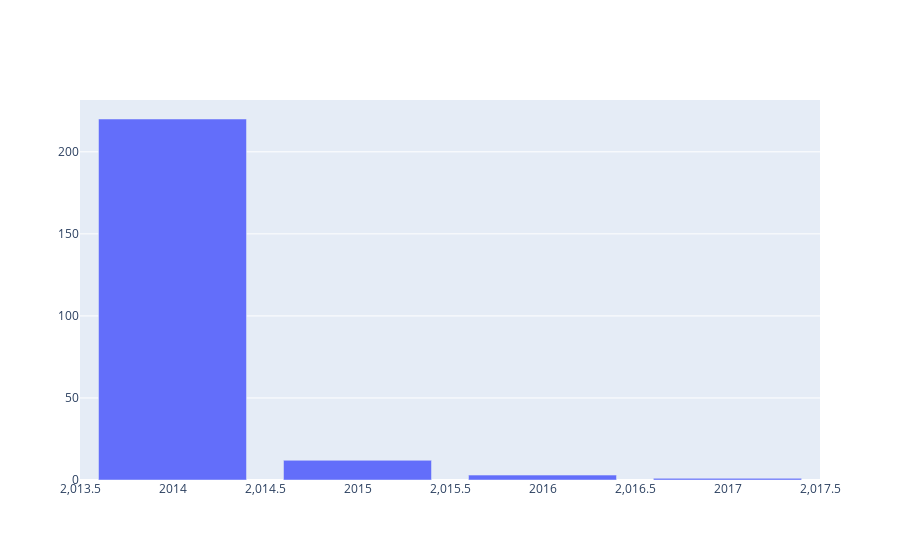

The code cell stored with this chart in its notebook:
### Markdown cell above
## Analysis using visualisation

This is a lot of data to look at, in order to get an idea of the data and which features might correlate I will start with a correlation map:

### Code cell
# Execute in anaconda prompt: $ conda install plotly

import chart_studio.plotly as py
import scipy as sp
import plotly.figure_factory as ff
from plotly import graph_objs as go
import plotly.express as px


fig = go.Figure([go.Bar(x=data['Violation Year'].unique(), y=data.groupby(['Violation Description']).size())])
fig.show()

### Figure 1 — Plotly figure (JSON) as saved in the notebook; plotly's stock layout.template omitted (floating-point values rounded to 4 significant figures; data arrays with more than 128 entries replaced by an {"elided": "..."} marker saying what was removed)
{"data": [{"type": "bar", "x": [2016, 2014, 2017, 2015], "y": {"elided": "947 int values"}}], "layout": {}}
